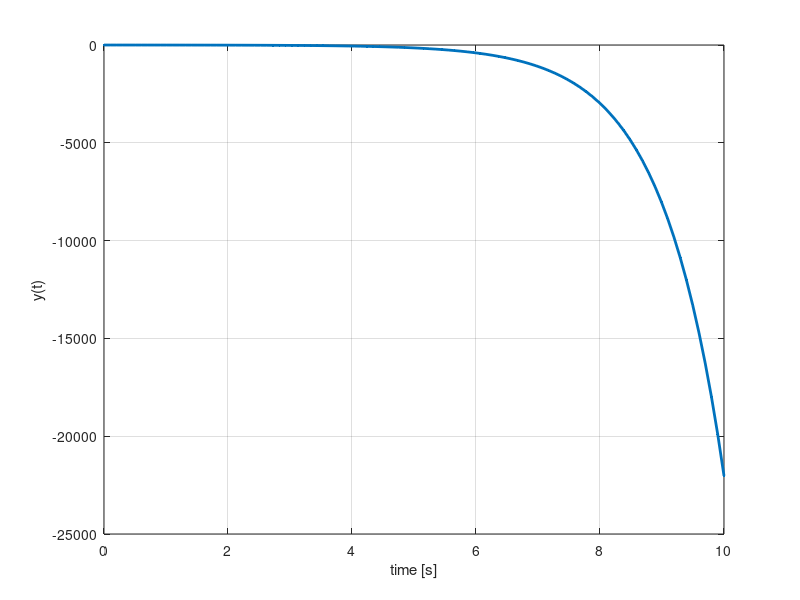

The MATLAB script that drew this image:
% exponential test

t = linspace(0,10,100)';
K = 1;
a = -1;

y = K*a*exp(-a*t);

figure(1)
clf
plot(t,y,'.-','LineWidth',2)
grid on
xlabel('time [s]')
ylabel('y(t)')




